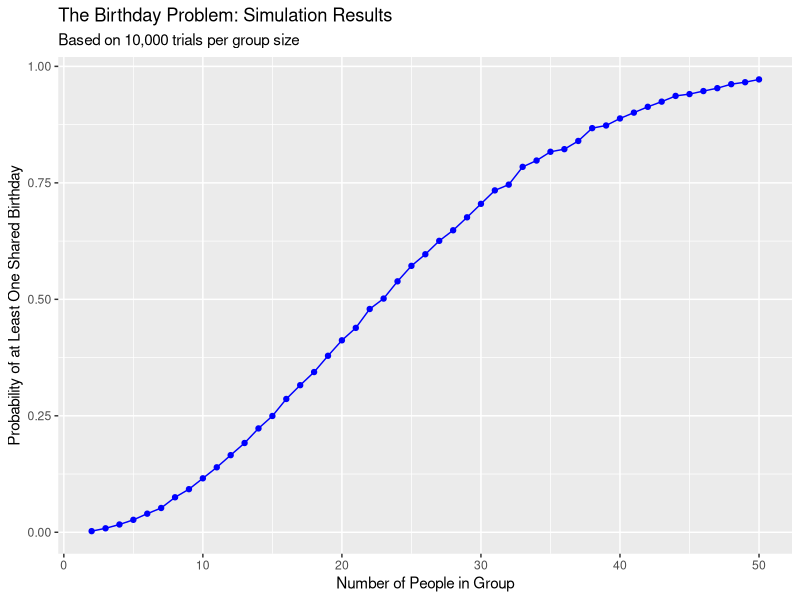

Generate this figure with R:
## ---- chunk 1
library(tidyverse)
set.seed(1)
## ---- chunk 2
#n: number of people in the group
#return true if at least two people share a birthday, false otherwise

birthday_match = function(n) {
  #randomly drawing n birthdays from 1 to 365
  birthdays = sample(1:365, size = n, replace = TRUE) 
  
  return(any(duplicated(birthdays)))
}

## ---- chunk 3
simulation_results = data.frame(
  group_size = 2:50,
  probability = numeric(length(group_size)) #initialize column of zeros
)
## ---- chunk 4
for (i in 1:nrow(simulation_results)) {

  n = simulation_results$group_size[i] #getting group size n for the current row
  trials = replicate(10000, birthday_match(n)) 
  simulation_results$probability[i] = mean(trials) #calculating probability by finding the mean
}
## ---- chunk 5
ggplot(simulation_results, aes(x = group_size, y = probability)) +
  geom_line(color = "blue") +
  geom_point(color = "blue") +
  labs(
    title = "The Birthday Problem: Simulation Results",
    subtitle = paste("Based on 10,000 trials per group size"),
    x = "Number of People in Group",
    y = "Probability of at Least One Shared Birthday"
  )
## ---- chunk 6
n_sample = 30        
sigma = 5       
mu = c(0,1,2,3,4,5,6)     
n_sims = 5000
alpha_level = 0.05 


sim_mean_sd = function(n, mu, sigma) {
  
  sim_data = rnorm(n = n, mean = mu, sd = sigma)
  result = t.test(sim_data, mu = 0)
  
  return(broom::tidy(result))
}

#iterating for 5000 datasets for each mu
sim_results = map_dfr(mu, function(mu_value) {
  sims_mu_value = map_dfr(1:n_sims, 
                          ~sim_mean_sd(
                            n = n_sample,
                            mu = mu_value,
                            sigma = sigma
  )) |> 
    mutate(mean = mu_value)
  
}) |> 
  select(mean, estimate, p.value)

